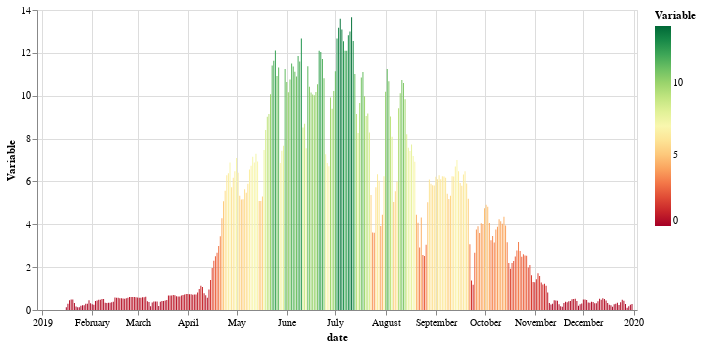

This figure's notebook cell:
### Code cell
variable_meteo = 'GPP_observations'

# print time series
import altair as alt

data_meteo        = df_gpp_tower.reset_index()
data_meteo_one    = data_meteo[['date',variable_meteo]].copy()
data_meteo_one    = data_meteo_one.rename(columns={
    variable_meteo: 'Variable',
})
data_co_fluxes.head(10)

alt.Chart(data_meteo_one).mark_bar(size=1).encode(
    x='date:T',
    y='Variable:Q',
    color=alt.Color(
        'Variable:Q', scale=alt.Scale(scheme='redyellowgreen', domain=(0, 14))),
    tooltip=[
        alt.Tooltip('date:T', title='Date'),
        alt.Tooltip('Variable:Q', title='Variable')
    ]).properties(width=600, height=300)

### Figure 1 — Vega-Lite specification as saved in the notebook (floating-point values rounded to 4 significant figures; data arrays with more than 128 entries replaced by an {"elided": "..."} marker saying what was removed)
{"config": {"view": {"continuousWidth": 400, "continuousHeight": 300}}, "data": {"name": "data-60424d5e5e1262c7aefae069dbbd49f5"}, "mark": {"type": "bar", "size": 1}, "encoding": {"color": {"type": "quantitative", "field": "Variable", "scale": {"domain": [0, 14], "scheme": "redyellowgreen"}}, "tooltip": [{"type": "temporal", "field": "date", "title": "Date"}, {"type": "quantitative", "field": "Variable", "title": "Variable"}], "x": {"type": "temporal", "field": "date"}, "y": {"type": "quantitative", "field": "Variable"}}, "height": 300, "width": 600, "$schema": "https://vega.github.io/schema/vega-lite/v4.8.1.json", "datasets": {"data-60424d5e5e1262c7aefae069dbbd49f5": {"elided": "365 records"}}}
